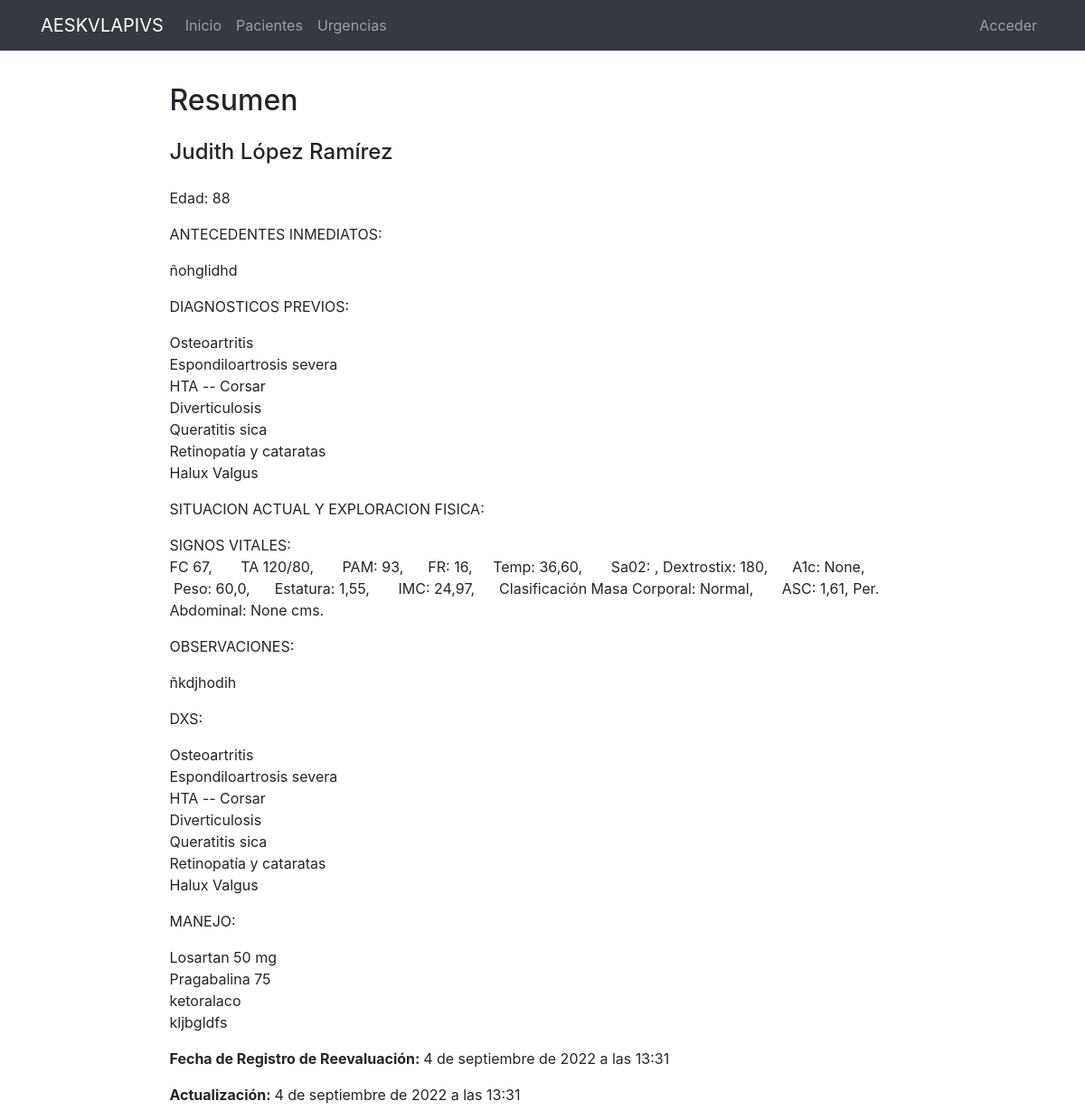
Page /pacientes/76/ on the committed database.
### consultorio/models.py (models this page shows, shortened)
class Reevaluacion(models.Model):
    IMSS = 'IMSS'
    ISSSTE = 'ISSSTE'
    SecMarina = 'Secretaría de Marina'
    PEMEX = 'PEMEX'
    SEDENA = 'SEDENA'
    OTRO = 'Otro'
    DERECHOHABIENCIA = [(IMSS, 'IMSS'), (ISSSTE, 'ISSSTE'), (SecMarina, 'Secretaría de Marina'),
    (SEDENA, 'SEDENA'), (PEMEX, 'PEMEX'), (OTRO, 'Otro')]
    paciente = models.ForeignKey(Paciente, on_delete=models.CASCADE)
    age = models.SmallIntegerField(default=0, verbose_name='Edad')
    entitlement = models.CharField(max_length=50, choices=DERECHOHABIENCIA, blank=True, null=True, verbose_name='Derechohabiencia')
    specify= models.CharField(max_length=30, verbose_name='Especifique otra derechohabiencia', blank=True, null=True)
    phone = models.CharField(max_length=15, verbose_name='Teléfono', blank=True, null=True)
    email = models.EmailField(blank=True, null=True)
    dxs_previos = models.TextField (blank=True, null=True)
    immediate_background = models.TextField(verbose_name="Padecimiento o Situación Actual")
    tension_sistolica = models.PositiveSmallIntegerField(blank=True, null=True, default=1)
    tension_diastolica = models.PositiveSmallIntegerField(blank=True, null=True, default=1)
    pam = models.IntegerField(default=0, verbose_name='PAM')
    fc = models.IntegerField(blank=True, null=True, verbose_name='FC')
    fr= models.IntegerField(blank=True, null=True, verbose_name='FR')
    temp =  models.DecimalField(blank=True, null=True, max_digits=5, decimal_places=2, verbose_name='Temp')
    saturacion = models.IntegerField(blank=True, null=True, verbose_name='Sa02')
    dextrostix = models.IntegerField(blank=True, null=True, verbose_name='Dextrostix', default=0)
    a1c = models.CharField(max_length=5, blank=True, null=True)
    peso = models.FloatField(blank=True, null=True, default=0)
    estatura = models.FloatField(blank=True, null=True, default=1)
    imc = models.DecimalField(max_digits=5, decimal_places=2, default=0, verbose_name='IMC')
    climc = models.CharField(max_length=100, blank=True, null=True, verbose_name='Clasificación Masa Corporal')
    asc = models.DecimalField(max_digits=5, decimal_places=2, default=0, verbose_name='ASC')
    per_abdominal = models.IntegerField(blank=True, null=True, verbose_name='Per. Abd en cms')
    expl = models.TextField(verbose_name='Complemente Exploración', blank=True, null=True)
    Imagenología1 = models.FileField(upload_to='Reevalucion', help_text='formato jpg, jpge', blank=True, null=True)
    Imagenología2 = models.FileField(upload_to='Reevalucion', help_text='formato jpg, jpge', blank=True, null=True)
    Imagenología3 = models.FileField(upload_to='Reevalucion', help_text='formato jpg, jpge', blank=True, null=True)
    Labs1 = models.FileField(upload_to='Reevalucion', help_text='formato pdf, jpg, jpge', blank=True, null=True)
    Labs2 = models.FileField(upload_to='Reevalucion',help_text='formato pdf, jpg, jpge', blank=True, null=True)
    recetas = models.FileField(upload_to='Reevalucion', help_text='formato pdf, jpg, jpge', blank=True, null=True, verbose_name='Recetas')
    diagnosis = models.TextField(verbose_name='Diagnósticos')
    obs = models.TextField(verbose_name="Observaciones")
    txs = models.TextField(verbose_name='Manejos y Tratamientos')
    timestamp = models.DateTimeField(auto_now_add=True, auto_now=False, verbose_name='Fecha de Registro')
    update = models.DateTimeField(auto_now=True, verbose_name='Fecha de Actualización')
    reevaluación = models.DateTimeField(blank=True, null=True, verbose_name='prox. reevaluación')
    class Meta:
        ordering = ('-timestamp',)
        verbose_name_plural='b) Reevaluación'

class Paciente(models.Model):
    FEMENINO= 'FEM'
    MASCULINO = 'MASC'
    GENERO = [(FEMENINO, 'Femenino'), (MASCULINO, 'Masculino')]
    IMSS = 'IMSS'
    ISSSTE = 'ISSSTE'
    SecMarina = 'Secretaría de Marina'
    PEMEX = 'PEMEX'
    SEDENA = 'SEDENA'
    OTRO = 'Otro'
    DERECHOHABIENCIA = [(IMSS, 'IMSS'), (ISSSTE, 'ISSSTE'), (SecMarina, 'Secretaría de Marina'),
    (SEDENA, 'SEDENA'), (PEMEX, 'PEMEX'), (OTRO, 'Otro')]
    POSITIVO = 'POS'
    NEGATIVO = 'NEG'
    REHAB = 'En Rehabilitación'
    OCACIONAL = 'Ocacional'
    SOCIAL = 'Social'
    SUSPENDIDO = 'Suspendido'
    AFIRMACION = [ (POSITIVO, 'Positivo'), (NEGATIVO, 'Negativo'), (REHAB, 'En Rehabilitación')]
    AFIRMACION_TAB = [ (POSITIVO, 'Positivo'), (NEGATIVO, 'Negativo'), (SUSPENDIDO, 'Suspendido')]
    AFIRMACION_SIMPLE = [ (POSITIVO, 'Positivo'), (NEGATIVO, 'Negativo')]
    AFIRMACION_ALCOHOLISMO = [ (POSITIVO, 'Positivo'), (NEGATIVO, 'Negativo'), (REHAB, 'En Rehabilitación'),
    (OCACIONAL, 'Ocacional'), (SOCIAL, 'Social')]
    name = models.CharField(max_length=100, verbose_name='Nombre')
    gender = models.CharField(max_length=4, choices=GENERO, verbose_name='Género')
    dob = models.DateField(verbose_name='Fecha de Nacimiento', blank=True, null=True)
    age = models.IntegerField(verbose_name='Edad', default=0, )
    nationality = models.CharField(max_length=100, blank=True, null=True, verbose_name='Nacionalidad y Lugar de Nacimiento')
    etnia = models.CharField(max_length=50, blank=True, null=True, verbose_name='Etnia')
    scholarship = models.CharField(max_length=50, blank=True, null=True, verbose_name='Escolaridad')
    job = models.CharField(max_length=100, blank=True, null=True, verbose_name='Empleo')
    religion = models.CharField(max_length=50, blank=True, null=True, verbose_name='Religión')
    sport = models.CharField(max_length=50, blank=True, null=True, verbose_name='Deportes')
    civil_status = models.CharField(max_length=50, blank=True, null=True, verbose_name='Estado Civil')
    adress = models.CharField(max_length=2150, blank=True, null=True, verbose_name='Domicilio')
    email = models.EmailField(blank=True, null=True)
    phone = models.CharField(max_length=15, verbose_name='Teléfono')
    entitlement = models.CharField(max_length=50, choices=DERECHOHABIENCIA, blank=True, null=True, verbose_name='Derechohabiencia')
    specify= models.CharField(max_length=30, verbose_name='Especifique otra derechohabiencia', blank=True, null=True)
    insurance = models.CharField(max_length=30, blank=True, null=True, verbose_name='Aseguradora')
    immediate_background = models.TextField(verbose_name="Padecimiento, Razón de Abordaje o Situación Actual")
    smoking = models.CharField(max_length=20, choices=AFIRMACION_TAB, blank=True, null=True, verbose_name='Tabaquismo')
    alcohol = models.CharField(max_length=20,choices=AFIRMACION_ALCOHOLISMO, blank=True, null=True, verbose_name='Alcholismo')
    drugs_adictions = models.CharField(max_length=20,choices=AFIRMACION, blank=True, null=True, verbose_name='Adicciones')
    allergies = models.CharField(max_length=100,choices=AFIRMACION, blank=True, null=True, verbose_name='Alergias')
    dislipidemia = models.CharField(max_length=100,choices=AFIRMACION_SIMPLE, blank=True, null=True )
    dm = models.CharField(max_length=100,choices=AFIRMACION_SIMPLE, blank=True, null=True, verbose_name='Diabetes')
    hta = models.CharField(max_length=100,choices=AFIRMACION_SIMPLE, blank=True, null=True, verbose_name='HTA')
    inf_ang_de_pecho = models.CharField(max_length=100,choices=AFIRMACION_SIMPLE, blank=True, null=True, verbose_name='Infartos o angina de pecho')
    evc = models.CharField(max_length=100,choices=AFIRMACION_SIMPLE, blank=True, null=True, verbose_name='Eventos Cerebrovasculares')
    ivp = models.CharField(max_length=100,choices=AFIRMACION_SIMPLE, blank=True, null=True, verbose_name='Insuficiencia vascular periférica')
    EPOC = models.CharField(max_length=100,choices=AFIRMACION_SIMPLE, blank=True, null=True, verbose_name='Enfermedad Pulmonar Obstructiva Crónica')
    cancer = models.CharField(max_length=100,choices=AFIRMACION_SIMPLE, blank=True, null=True, verbose_name='Cáncer')
    otras_enf = models.TextField(blank=True, null=True, verbose_name='Complemento, Otros Antecedentes y Enfermedades')
    cir_previas = models.CharField(max_length=200, blank=True, null=True, verbose_name='Cirugías previas')
    dxs_antec = models.TextField(blank=True, null=True, verbose_name='Resumen de Diagnósticos por Antecedentes', help_text='No esciriba aquí: Guarde para ver Resultados')
    obs = models.TextField(blank=True, null=True, verbose_name='Observaciones, otros antecedentes y tratamientos actuales')
    actual_situation = models.TextField(verbose_name="Situación Actual y Exploración")
    tension_sistolica = models.IntegerField(blank=True, null=True, default=0)
    tension_diastolica = models.PositiveSmallIntegerField(blank=True, null=True, default=0)
    pam = models.IntegerField(default=0, verbose_name='PAM', help_text='No esciriba aquí: Guarde para ver Resultados')
    fc = models.IntegerField(blank=True, null=True, verbose_name='FC')
    fr= models.IntegerField(blank=True, null=True, verbose_name='FR')
    temp =  models.DecimalField(blank=True, null=True, max_digits=5, decimal_places=2, verbose_name='Temp')
    saturacion = models.IntegerField(blank=True, null=True, verbose_name='Sa02')
    dextrostix = models.IntegerField(blank=True, null=True, verbose_name='Dextrostix')
    A = 'Alerta'
    V = 'Respuesta Verbal'
    P = 'Respuesta al Dolor'
    U = 'Sin Respuesta'
    CONC = [(A, 'Alerta'), (V, 'Respuesta Verbal'), (P, 'Respuesta al Dolor'),
    (U, 'Sin Respuesta'),]
    AVPU =  models.CharField(max_length=50, choices=CONC, verbose_name='Estado de Conciencia', blank=True, null=True)
    a1c = models.CharField(max_length=5, blank=True, null=True)
    peso = models.FloatField(blank=True, null=True, default=0)
    estatura = models.FloatField(blank=True, null=True, default=1)
    imc = models.DecimalField(max_digits=5, decimal_places=2, default=0, verbose_name='IMC', help_text='No esciriba aquí: Guarde para ver Resultados')
    climc = models.CharField(max_length=100, blank=True, null=True, verbose_name='Clasificación Masa Corporal', help_text='No esciriba aquí: Guarde para ver Resultados')
    asc = models.DecimalField(max_digits=5, decimal_places=2, default=0, verbose_name='ASC', help_text='No esciriba aquí: Guarde para ver Resultados')
    per_abdominal = models.IntegerField(blank=True, null=True, verbose_name='Per. Abd en cms')
    Imagenología1 = models.FileField(upload_to='Paciente/',help_text='formato jpg, jpge', blank=True, null=True )
    Imagenología2 = models.FileField(upload_to='Paciente/', help_text='formato jpg, jpge',blank=True, null=True)
    Imagenología3 = models.FileField(upload_to='Paciente/',help_text='formato jpg, jpge',blank=True, null=True)
    Labs1 = models.FileField(upload_to='Paciente/', help_text='formato pdf',blank=True, null=True)
    Labs2 = models.FileField(upload_to='Paciente/', help_text='formato pdf', blank=True, null=True)
    recetas = models.FileField(upload_to='Paciente/', help_text='formato pdf',blank=True, null=True, verbose_name='Recetas')
    diagnosis = models.TextField(verbose_name='Diagnósticos')
    obs = models.TextField(verbose_name="Observaciones")
    txs = models.TextField(verbose_name='Manejos y Tratamientos')
    adendums = models.TextField(blank=True, null=True)
    RECOMENDACIONES = models.CharField(max_length=150, blank=True, null=True)
    timestamp = models.DateTimeField(auto_now_add=True, auto_now=False, verbose_name='Fecha de Registro')
    update = models.DateTimeField(auto_now=True, verbose_name='Fecha de Actualización')
    reevaluación = models.DateTimeField(blank=True, null=True, verbose_name='prox. reevaluación')
    antecedentes = ['smoking', 'alcohol', 'drugs_adictions', 'allergies', 'dislipidemia', 'dm', 'hta,',
      'inf_ang_de_pecho', 'evc', 'ivp', 'EPOC', 'cancer', ]
    def __str__(self):
        return self.name
    class Meta:
        ordering = ('-timestamp',)
        verbose_name_plural='a) Pacientes'

### consultorio/views.py (the view)
# urls.py: path('<int:pk>/', ReevalucionDetailView.as_view(), name='reevaluacion'),
class ReevalucionDetailView(DetailView):
    model = Reevaluacion

### consultorio/templates/consultorio/reevaluacion_detail.html (shortened to what this page needs)
{% extends 'core/base.html' %}
{% load static %}
{% block content %}
{% include 'consultorio/includes/reevaluacion_menu.html'%}
<main role="main">
  <div class="container">
    <div class="row mt-3">
      <div class="col-md-9 mx-auto">
        <h2 class="section-heading mb-4">Resumen</h2>
        <h4 class="section-heading mb-4">{{object.paciente}}</h4>
        <div>
          <p>Edad: {{object.age}}</p>
           ANTECEDENTES INMEDIATOS: <p>{{object.immediate_background|linebreaks|safe}} </p>
           DIAGNOSTICOS PREVIOS: <P>{{object.dxs_previos | linebreaks}}</P>
           SITUACION ACTUAL Y EXPLORACION FISICA: <p>{{object.actual_situation |linebreaks}}</p>
           SIGNOS VITALES: <p>FC {{object.fc}}, &nbsp; &nbsp; &nbsp; TA {{object.tension_sistolica}}/{{object.tension_diastolica}}, &nbsp; &nbsp; &nbsp;
            PAM: {{object.pam}}, &nbsp; &nbsp; &nbsp;FR: {{object.fr}},&nbsp; &nbsp; &nbsp;Temp: {{object.temp}}, &nbsp; &nbsp; &nbsp;    Sa02: {{object.saturation}},
            Dextrostix: {{object.dextrostix}},&nbsp; &nbsp; &nbsp;  A1c: {{object.a1c}}, &nbsp; &nbsp; &nbsp;Peso: {{object.peso}}, &nbsp; &nbsp; &nbsp;Estatura: {{object.estatura}}, &nbsp; &nbsp; &nbsp;
            IMC: {{object.imc}},&nbsp; &nbsp; &nbsp; Clasificación Masa Corporal: {{object.climc}}, &nbsp; &nbsp; &nbsp; ASC: {{object.asc}},
            Per. Abdominal: {{object.per_abdominal}} cms. </p>
           OBSERVACIONES: <p>{{object.obs | linebreaks}}</p>
           DXS: <p>{{object.diagnosis | linebreaks}}</p>
           MANEJO: <p>{{object.txs | linebreaks}}</p>
           <p><b>Fecha de Registro de Reevaluación: </b>{{object.timestamp}}</p>
           <p><b>Actualización: </b>{{object.update}}</p>
        </div>
      </div>
    </div>
  </div>
</main>
{% endblock %}

### core/static/core/css/main.css (style rules this page uses)
main { padding-top: 20px; }
:root { --jumbotron-padding-y: 3rem; }

### rows in the picture
Reevaluacion: paciente "Judith López Ramírez", age "88", immediate_background "ñohglidhd", dxs_previos "Osteoartritis Espondiloartrosis severa HTA -- Corsar Diverticulosis Queratitis sica Retinopatía y cataratas Halux Valgus", fc "67", tension_sistolica "120", tension_diastolica "80", pam "93", fr "16", temp "36,60", dextrostix "180", a1c "None", peso "60,0", estatura "1,55", imc "24,97", climc "Normal", asc "1,61", per_abdominal "None", obs "ñkdjhodih", diagnosis "Osteoartritis Espondiloartrosis severa HTA -- Corsar Diverticulosis Queratitis sica Retinopatía y cataratas Halux Valgus", txs "Losartan 50 mg Pragabalina 75 ketoralaco kljbgldfs", timestamp "4 de septiembre de 2022 a las 13:31", update "4 de septiembre de 2022 a las 13:31"
